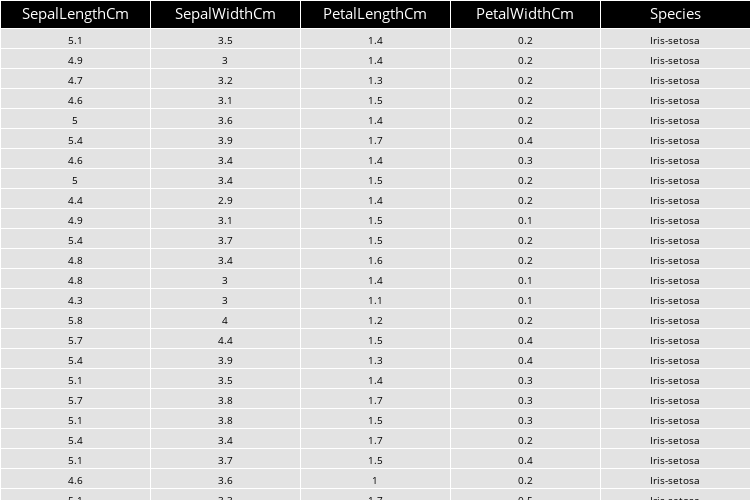

Write notebook code for a chart like this one.
### Markdown cell above
## Printing dataset using plotly

### Code cell
def display_data(data_table):
    data_table_series = [data_table[i] for i in data_table.columns]

    fig = go.Figure(data=[go.Table(
        header=dict(values=list(data_table.columns),
                    fill_color='black',
                    align='center',
                    font=dict(color='white', size=15)
                   ),
        cells=dict(values=data_table_series,
                   fill_color='#E3E3E3',
                   align='center',
                   font=dict(color='black', size=10)
                  ))
    ])

    
    fig.update_layout(width=150*len(data_table.columns), 
                      height=500,
                      margin=dict(l=0,r=0,b=0,t=0,pad=0))
    fig.show()

display_data(dataset)

### Figure 1 — Plotly figure (JSON) as saved in the notebook; plotly's stock layout.template omitted (floating-point values rounded to 4 significant figures; data arrays with more than 128 entries replaced by an {"elided": "..."} marker saying what was removed)
{"data": [{"cells": {"align": "center", "fill": {"color": "#E3E3E3"}, "font": {"color": "black", "size": 10}, "values": {"elided": "5x150 mixed values"}}, "header": {"align": "center", "fill": {"color": "black"}, "font": {"color": "white", "size": 15}, "values": ["SepalLengthCm", "SepalWidthCm", "PetalLengthCm", "PetalWidthCm", "Species"]}, "type": "table"}], "layout": {"height": 500, "margin": {"b": 0, "l": 0, "pad": 0, "r": 0, "t": 0}, "width": 750}}
